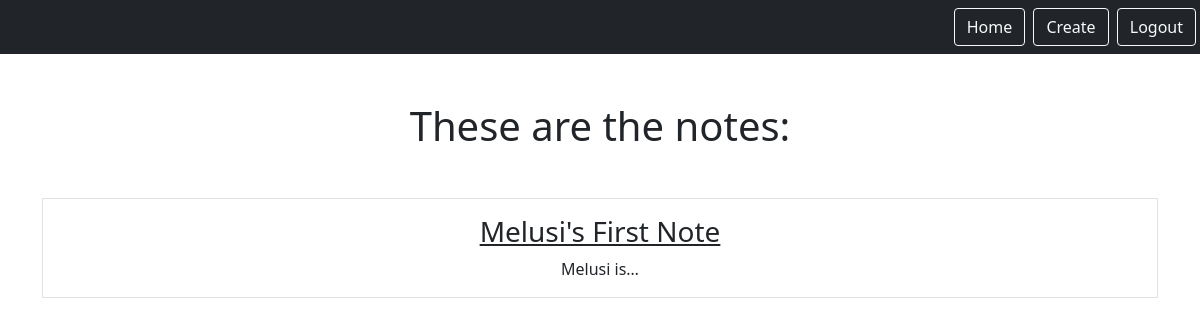
Before: /smart/notes/ (signed in) with the older database file.
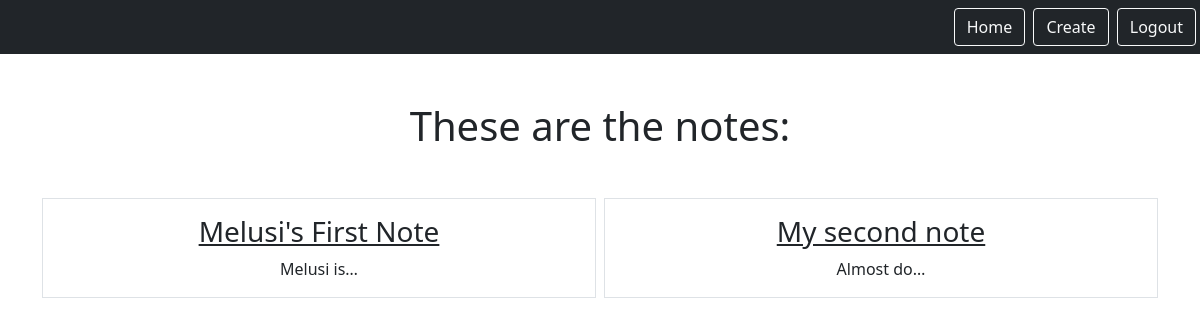
After: the same page with the newer database file.
### notes/models.py (models this page shows)
class Notes(models.Model):
    title = models.CharField(max_length=200)
    text = models.TextField()
    created = models.DateTimeField(auto_now_add=True)
    user = models.ForeignKey(User, on_delete=models.CASCADE, related_name="notes")

### notes/views.py (the view)
# urls.py: path('notes/', views.NotesListView.as_view(), name="notes.list"),
class NotesListView(LoginRequiredMixin, ListView):
    model = Notes
    context_object_name = "notes"
    template_name = "notes/notes_list.html"
    login_url = 'login'
    '''Displaying only the logged user data'''
    def get_queryset(self):
        return self.request.user.notes.all()

### notes/templates/notes/notes_list.html
{% extends "base.html" %}
{% block content %}
    <h1 class="my-5">These are the notes: </h1>
    <div class="row row-cols3 g-2">
        {% for note in notes %}
        <div class="col">
            <div class="p-3 border">
                <a href="{% url 'notes.detail' pk=note.id %}" class="text-dark text-decoratioin-non">
                    <h3>{{note.title}}</h3>
                </a>
                {{note.text|truncatechars:10}}
            </div>
        </div>
        {% endfor %}
    </div>
{% endblock %}

### static/templates/base.html (shortened to what this page needs)
<!DOCTYPE html>
{% load static %}
<html lang="en">
<head>
    <link href="https://cdn.jsdelivr.net/npm/bootstrap@5.0.2/dist/css/bootstrap.min.css" rel="stylesheet">
    <link rel="stylesheet" type="text/css" href="{% static 'css/style.css' %}">
</head>
<body>
    <nav class="navbar navbar-dark bg-dark">
        <div class="ms-auto">
            {% if user.is_authenticated %}
            <a href="{% url 'home' %}" class="btn btn-outline-light me-1">Home</a>
            <a href="{% url 'notes.new' %}" class="btn btn-outline-light me-1">Create</a>
            <a href="{% url 'logout' %}" class="btn btn-outline-light me-1">Logout</a>
            {% else %}
            <a href="{% url 'home' %}" class="btn btn-outline-light me-1">Home</a>
            <a href="{% url 'login' %}" class="btn btn-outline-light me-1">Login</a>
            <a href="{% url 'signup' %}" class="btn btn-outline-light me-1">Signup</a>
            {% endif %}
        </div>
    </nav>
    <div class="my-5 text-center container">
        {% block content %}
        {% endblock %}
    </div>
</body>
</html>

Changed rows visible on the page:
added Notes: title "My second note", text "Almost do…"
